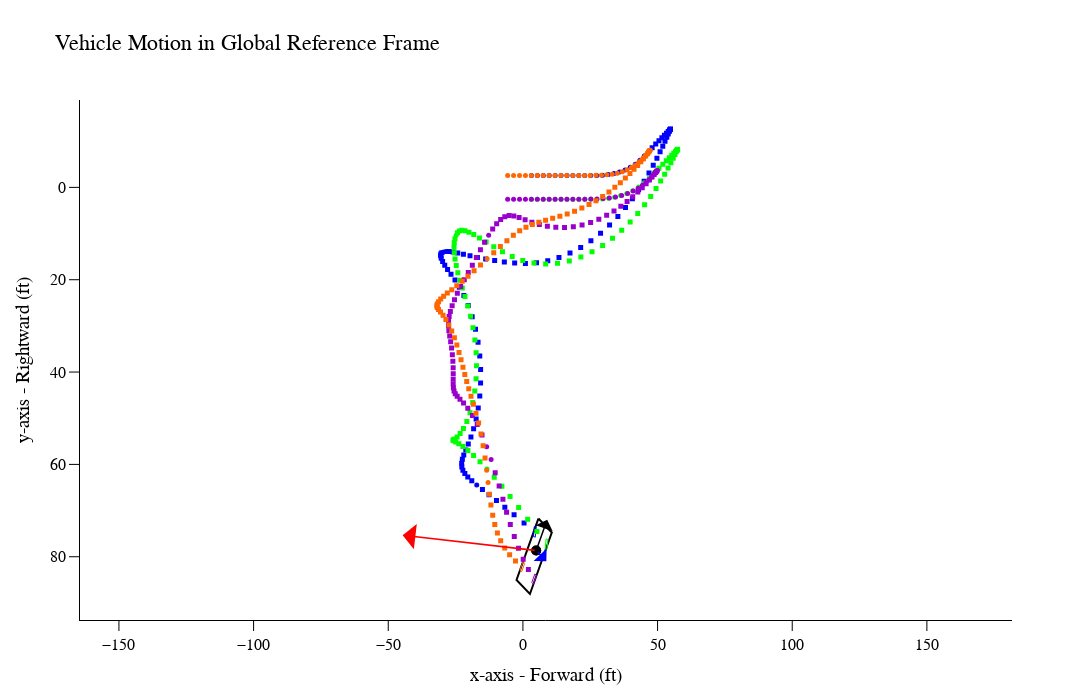

The cell this chart's notebook holds for it:
### Code cell
run.global_motion(109)

### Figure 1 — Plotly figure (JSON) as saved in the notebook; plotly's stock layout.template omitted (floating-point values rounded to 4 significant figures)
{"data": [{"line": {"color": "rgb(0, 0, 0)", "width": 2}, "mode": "lines", "name": "body", "type": "scatter", "x": [5.747, 10.73, 2.605, -2.373, 5.747], "y": [71.73, 74.77, 88.07, 85.03, 71.73]}, {"line": {"color": "rgb(0, 0, 255)", "width": 1}, "mode": "lines", "name": "LF", "type": "scatter", "x": [4.216, 4.916, 4.583, 3.883, 4.216], "y": [73.48, 73.59, 75.75, 75.64, 73.48]}, {"line": {"color": "rgb(0, 255, 0)", "width": 1}, "mode": "lines", "name": "RF", "type": "scatter", "x": [8.59, 9.29, 8.957, 8.257, 8.59], "y": [76.16, 76.26, 78.42, 78.31, 76.16]}, {"line": {"color": "rgb(153, 0, 204)", "width": 1}, "mode": "lines", "name": "RR", "type": "scatter", "x": [4.437, 5.042, 3.904, 3.299, 4.437], "y": [83.71, 84.08, 85.94, 85.57, 83.71]}, {"line": {"color": "rgb(255, 102, 0)", "width": 1}, "mode": "lines", "name": "LR", "type": "scatter", "x": [0.06289, 0.6674, -0.4703, -1.075, 0.06289], "y": [81.04, 81.41, 83.27, 82.9, 81.04]}, {"customdata": [10.9, 10.9], "hovertemplate": "<b>x</b>:%{x:.1f}<br><b>Y</b>: %{y:.1f}<br><b>time</b>: %{customdata:.3f}", "marker": {"color": "rgb(0, 0, 0)", "size": 10}, "mode": "markers", "name": "CG", "type": "scatter", "x": [4.932, 4.932], "y": [78.66, 78.66]}, {"marker": {"color": "rgb(0, 0, 255)", "size": 5, "symbol": ["circle", "circle", "circle", "circle", "circle", "circle", "circle", "circle", "circle", "circle", "circle", "circle", "circle", "circle", "circle", "circle", "circle", "circle", "circle", "circle", "circle", "circle", "square-x", "square-x", "square-x", "square-x", "square-x", "square-x", "square-x", "square-x", "square-x", "square-x", "square-x", "square-x", "square-x", "square-x", "square-x", "square-x", "square-x", "square-x", "square-x", "square-x", "square-x", "square-x", "square-x", "square-x", "square-x", "square-x", "square-x", "square-x", "square-x", "square-x", "square-x", "square-x", "square-x", "square-x", "square-x", "square-x", "square-x", "square-x", "square-x", "square-x", "square-x", "square-x", "square-x", "square-x", "square-x", "circle", "circle", "square-x", "square-x", "square-x", "square-x", "square-x", "square-x", "square-x", "square-x", "square-x", "square-x", "square-x", "square-x", "square-x", "square-x", "square-x", "square-x", "square-x", "square-x", "square-x", "square-x", "square-x", "square-x", "square-x", "square-x", "square-x", "square-x", "square-x", "square-x", "square-x", "square-x", "square-x", "square-x", "square-x", "circle", "square-x", "square-x", "square-x", "square-x", "square-x", "square-x"]}, "mode": "markers", "name": "LF", "type": "scatter", "x": [3.175, 5.375, 7.575, 9.775, 11.98, 14.18, 16.38, 18.58, 20.78, 22.98, 25.18, 27.37, 29.55, 31.71, 33.83, 35.9, 37.91, 39.86, 41.71, 43.45, 45.06, 46.58, 48.0, 49.31, 50.52, 51.59, 52.53, 53.32, 53.95, 54.4, 54.68, 54.8, 54.76, 54.6, 54.34, 53.96, 53.44, 52.76, 51.93, 50.94, 49.76, 48.39, 46.81, 45.0, 42.95, 40.66, 38.1, 35.27, 32.18, 28.83, 25.25, 21.45, 17.48, 13.39, 9.223, 5.05, 0.9335, -3.066, -6.89, -10.49, -13.83, -16.9, -19.65, -22.08, -24.2, -25.98, -27.41, -28.55, -29.47, -30.14, -30.5, -30.56, -30.32, -29.8, -29.02, -27.97, -26.69, -25.22, -23.6, -21.92, -20.3, -18.84, -17.6, -16.66, -16.02, -15.71, -15.71, -16.02, -16.59, -17.37, -18.3, -19.3, -20.29, -21.2, -21.95, -22.48, -22.74, -22.68, -22.29, -21.56, -20.46, -18.98, -17.15, -15.03, -12.59, -9.816, -6.704, -3.28, 0.4298], "y": [-2.562, -2.562, -2.562, -2.562, -2.562, -2.562, -2.562, -2.562, -2.562, -2.562, -2.562, -2.575, -2.632, -2.769, -3.002, -3.336, -3.778, -4.339, -5.031, -5.865, -6.791, -7.722, -8.609, -9.415, -10.12, -10.74, -11.27, -11.72, -12.09, -12.36, -12.53, -12.62, -12.61, -12.46, -12.12, -11.59, -10.88, -9.991, -8.93, -7.7, -6.312, -4.777, -3.113, -1.339, 0.5194, 2.434, 4.373, 6.296, 8.166, 9.937, 11.57, 13.01, 14.24, 15.21, 15.91, 16.33, 16.48, 16.4, 16.16, 15.86, 15.52, 15.16, 14.8, 14.47, 14.19, 13.99, 13.88, 13.88, 13.97, 14.13, 14.4, 14.81, 15.37, 16.06, 16.87, 17.78, 18.82, 20.08, 21.6, 23.44, 25.59, 28.04, 30.72, 33.56, 36.5, 39.46, 42.38, 45.18, 47.8, 50.18, 52.28, 54.08, 55.6, 56.88, 57.96, 58.91, 59.76, 60.54, 61.27, 61.99, 62.74, 63.55, 64.45, 65.45, 66.57, 67.84, 69.29, 70.91, 72.69]}, {"marker": {"color": "rgb(0, 255, 0)", "size": 5, "symbol": ["circle", "circle", "circle", "circle", "circle", "circle", "circle", "circle", "circle", "circle", "circle", "circle", "circle", "circle", "circle", "circle", "circle", "circle", "circle", "circle", "square-x", "square-x", "square-x", "square-x", "square-x", "square-x", "square-x", "square-x", "square-x", "square-x", "square-x", "square-x", "square-x", "square-x", "square-x", "square-x", "square-x", "square-x", "square-x", "square-x", "square-x", "square-x", "square-x", "square-x", "square-x", "square-x", "square-x", "square-x", "square-x", "square-x", "square-x", "square-x", "square-x", "square-x", "square-x", "square-x", "square-x", "square-x", "square-x", "square-x", "square-x", "square-x", "square-x", "square-x", "square-x", "square-x", "square-x", "circle", "square-x", "square-x", "square-x", "square-x", "square-x", "square-x", "square-x", "square-x", "square-x", "square-x", "square-x", "square-x", "square-x", "square-x", "square-x", "square-x", "square-x", "square-x", "square-x", "square-x", "square-x", "square-x", "square-x", "square-x", "square-x", "square-x", "square-x", "square-x", "square-x", "square-x", "square-x", "square-x", "square-x", "square-x", "circle", "square-x", "square-x", "square-x", "square-x", "square-x", "square-x"]}, "mode": "markers", "name": "RF", "type": "scatter", "x": [3.175, 5.375, 7.575, 9.775, 11.98, 14.18, 16.38, 18.58, 20.78, 22.98, 25.18, 27.38, 29.59, 31.82, 34.07, 36.32, 38.57, 40.79, 42.96, 45.06, 47.04, 48.85, 50.49, 51.95, 53.23, 54.34, 55.27, 56.02, 56.61, 57.05, 57.33, 57.45, 57.42, 57.24, 56.92, 56.45, 55.79, 54.95, 53.9, 52.64, 51.15, 49.43, 47.44, 45.19, 42.65, 39.82, 36.69, 33.28, 29.6, 25.67, 21.53, 17.23, 12.85, 8.447, 4.118, -0.05025, -3.972, -7.574, -10.81, -13.66, -16.14, -18.26, -20.03, -21.49, -22.68, -23.62, -24.3, -24.8, -25.22, -25.49, -25.57, -25.48, -25.2, -24.76, -24.15, -23.4, -22.52, -21.52, -20.47, -19.45, -18.54, -17.82, -17.37, -17.22, -17.39, -17.87, -18.63, -19.64, -20.81, -22.07, -23.31, -24.42, -25.29, -25.83, -25.96, -25.67, -24.94, -23.8, -22.28, -20.43, -18.31, -15.93, -13.35, -10.64, -7.798, -4.772, -1.579, 1.755, 5.211], "y": [2.562, 2.562, 2.562, 2.562, 2.562, 2.562, 2.562, 2.562, 2.562, 2.562, 2.562, 2.55, 2.493, 2.354, 2.117, 1.771, 1.305, 0.7011, -0.0619, -1.0, -2.06, -3.127, -4.13, -5.02, -5.777, -6.413, -6.94, -7.37, -7.711, -7.972, -8.15, -8.238, -8.226, -8.067, -7.693, -7.105, -6.325, -5.354, -4.197, -2.866, -1.38, 0.2416, 1.973, 3.782, 5.635, 7.49, 9.302, 11.02, 12.59, 13.97, 15.09, 15.92, 16.42, 16.57, 16.36, 15.82, 15.0, 13.96, 12.86, 11.83, 10.94, 10.22, 9.69, 9.377, 9.292, 9.437, 9.807, 10.38, 11.12, 11.98, 12.99, 14.16, 15.48, 16.94, 18.49, 20.09, 21.79, 23.63, 25.67, 27.93, 30.4, 33.06, 35.83, 38.65, 41.44, 44.11, 46.59, 48.81, 50.69, 52.21, 53.33, 54.07, 54.49, 54.68, 54.77, 54.89, 55.14, 55.54, 56.14, 56.99, 58.09, 59.43, 61.01, 62.79, 64.76, 66.94, 69.32, 71.87, 74.54]}, {"marker": {"color": "rgb(153, 0, 204)", "size": 5, "symbol": ["circle", "circle", "circle", "circle", "circle", "circle", "circle", "circle", "circle", "circle", "circle", "circle", "circle", "circle", "circle", "circle", "circle", "circle", "circle", "circle", "circle", "circle", "circle", "circle", "circle", "circle", "circle", "circle", "circle", "circle", "circle", "circle", "circle", "square-x", "square-x", "square-x", "square-x", "square-x", "square-x", "square-x", "square-x", "square-x", "square-x", "square-x", "square-x", "square-x", "square-x", "square-x", "square-x", "square-x", "square-x", "square-x", "square-x", "square-x", "square-x", "square-x", "square-x", "square-x", "square-x", "square-x", "square-x", "square-x", "square-x", "circle", "square-x", "square-x", "square-x", "square-x", "square-x", "square-x", "square-x", "square-x", "square-x", "square-x", "square-x", "square-x", "square-x", "square-x", "square-x", "square-x", "square-x", "square-x", "square-x", "square-x", "square-x", "square-x", "square-x", "square-x", "square-x", "square-x", "square-x", "square-x", "square-x", "square-x", "square-x", "square-x", "square-x", "square-x", "circle", "circle", "square-x", "square-x", "square-x", "square-x", "square-x", "square-x", "square-x", "square-x", "square-x"]}, "mode": "markers", "name": "RR", "type": "scatter", "x": [-5.658, -3.458, -1.258, 0.9417, 3.142, 5.342, 7.542, 9.742, 11.94, 14.14, 16.34, 18.54, 20.76, 22.99, 25.24, 27.52, 29.8, 32.1, 34.4, 36.68, 38.88, 40.93, 42.77, 44.37, 45.74, 46.88, 47.8, 48.52, 49.07, 49.49, 49.78, 49.9, 49.86, 49.66, 49.29, 48.73, 47.95, 46.95, 45.74, 44.31, 42.65, 40.78, 38.68, 36.36, 33.83, 31.1, 28.2, 25.14, 21.97, 18.72, 15.45, 12.22, 9.083, 6.102, 3.333, 0.819, -1.415, -3.372, -5.111, -6.723, -8.259, -9.748, -11.22, -12.72, -14.24, -15.78, -17.28, -18.78, -20.29, -21.77, -23.13, -24.35, -25.4, -26.27, -26.94, -27.4, -27.63, -27.64, -27.48, -27.18, -26.83, -26.48, -26.19, -26.0, -25.9, -25.88, -25.89, -25.89, -25.81, -25.57, -25.12, -24.4, -23.38, -22.04, -20.46, -18.74, -16.97, -15.18, -13.44, -11.81, -10.29, -8.828, -7.418, -6.063, -4.681, -3.209, -1.626, 0.1074, 2.029], "y": [2.562, 2.562, 2.562, 2.562, 2.562, 2.562, 2.562, 2.562, 2.562, 2.562, 2.562, 2.562, 2.558, 2.549, 2.532, 2.498, 2.431, 2.306, 2.097, 1.78, 1.339, 0.7857, 0.1627, -0.4758, -1.093, -1.679, -2.226, -2.713, -3.113, -3.402, -3.575, -3.656, -3.65, -3.52, -3.241, -2.818, -2.264, -1.592, -0.81, 0.06725, 1.021, 2.03, 3.066, 4.102, 5.105, 6.043, 6.882, 7.591, 8.14, 8.507, 8.678, 8.648, 8.431, 8.054, 7.566, 7.033, 6.541, 6.192, 6.108, 6.363, 6.961, 7.866, 9.028, 10.39, 11.9, 13.5, 15.18, 16.85, 18.45, 19.99, 21.48, 22.92, 24.32, 25.64, 26.87, 27.97, 28.99, 30.0, 31.05, 32.19, 33.45, 34.81, 36.24, 37.68, 39.08, 40.39, 41.56, 42.56, 43.4, 44.1, 44.68, 45.24, 45.87, 46.7, 47.86, 49.41, 51.34, 53.61, 56.17, 58.94, 61.8, 64.69, 67.56, 70.34, 73.02, 75.63, 78.15, 80.54, 82.78]}, {"marker": {"color": "rgb(255, 102, 0)", "size": 5, "symbol": ["circle", "circle", "circle", "circle", "circle", "circle", "circle", "circle", "circle", "circle", "circle", "circle", "circle", "circle", "circle", "circle", "circle", "circle", "circle", "circle", "circle", "circle", "circle", "circle", "circle", "circle", "circle", "circle", "circle", "circle", "circle", "circle", "circle", "square-x", "square-x", "square-x", "square-x", "square-x", "square-x", "square-x", "square-x", "square-x", "square-x", "square-x", "square-x", "square-x", "square-x", "square-x", "square-x", "square-x", "square-x", "square-x", "square-x", "square-x", "square-x", "square-x", "square-x", "square-x", "square-x", "square-x", "square-x", "square-x", "square-x", "circle", "square-x", "square-x", "square-x", "square-x", "square-x", "square-x", "square-x", "square-x", "square-x", "square-x", "square-x", "square-x", "square-x", "square-x", "square-x", "square-x", "square-x", "square-x", "square-x", "square-x", "square-x", "square-x", "square-x", "square-x", "square-x", "square-x", "square-x", "square-x", "square-x", "square-x", "square-x", "square-x", "square-x", "square-x", "circle", "circle", "square-x", "square-x", "square-x", "square-x", "square-x", "square-x", "square-x", "square-x", "square-x"]}, "mode": "markers", "name": "LR", "type": "scatter", "x": [-5.658, -3.458, -1.258, 0.9417, 3.142, 5.342, 7.542, 9.742, 11.94, 14.14, 16.34, 18.54, 20.72, 22.88, 25.0, 27.09, 29.15, 31.17, 33.14, 35.06, 36.91, 38.66, 40.28, 41.74, 43.03, 44.14, 45.06, 45.82, 46.4, 46.84, 47.12, 47.24, 47.2, 47.02, 46.71, 46.24, 45.59, 44.77, 43.78, 42.61, 41.26, 39.74, 38.04, 36.17, 34.14, 31.94, 29.6, 27.13, 24.55, 21.89, 19.17, 16.44, 13.72, 11.04, 8.437, 5.919, 3.491, 1.136, -1.193, -3.55, -5.947, -8.381, -10.84, -13.3, -15.75, -18.14, -20.4, -22.53, -24.55, -26.42, -28.06, -29.43, -30.53, -31.32, -31.8, -31.97, -31.81, -31.34, -30.6, -29.66, -28.59, -27.49, -26.43, -25.44, -24.53, -23.72, -22.97, -22.27, -21.58, -20.87, -20.1, -19.28, -18.37, -17.41, -16.45, -15.56, -14.76, -14.06, -13.46, -12.94, -12.44, -11.88, -11.22, -10.45, -9.476, -8.253, -6.75, -4.928, -2.752], "y": [-2.562, -2.562, -2.562, -2.562, -2.562, -2.562, -2.562, -2.562, -2.562, -2.562, -2.562, -2.563, -2.567, -2.574, -2.587, -2.609, -2.652, -2.734, -2.873, -3.085, -3.392, -3.809, -4.317, -4.871, -5.439, -6.006, -6.56, -7.068, -7.489, -7.787, -7.959, -8.038, -8.034, -7.914, -7.668, -7.299, -6.816, -6.229, -5.543, -4.767, -3.911, -2.989, -2.019, -1.02, -0.0109, 0.987, 1.953, 2.868, 3.714, 4.478, 5.154, 5.74, 6.247, 6.693, 7.11, 7.537, 8.024, 8.63, 9.413, 10.39, 11.54, 12.81, 14.14, 15.48, 16.79, 18.05, 19.25, 20.34, 21.31, 22.15, 22.89, 23.57, 24.2, 24.76, 25.25, 25.66, 26.03, 26.45, 26.99, 27.7, 28.64, 29.79, 31.12, 32.59, 34.15, 35.74, 37.35, 38.94, 40.51, 42.07, 43.63, 45.25, 46.98, 48.9, 51.05, 53.42, 55.97, 58.61, 61.29, 63.94, 66.45, 68.81, 71.0, 73.0, 74.83, 76.54, 78.12, 79.59, 80.93]}], "layout": {"annotations": [{"arrowcolor": "rgb(255, 0, 0)", "arrowhead": 1, "arrowsize": 2.5, "arrowwidth": 1.7, "ax": 4.932, "axref": "x", "ay": 78.66, "ayref": "y", "showarrow": true, "text": "", "x": -44.65, "xref": "x", "y": 75.33, "yref": "y"}, {"arrowcolor": "rgb(0, 0, 0)", "arrowhead": 1, "arrowsize": 2, "arrowwidth": 1.5, "ax": 4.932, "axref": "x", "ay": 78.66, "ayref": "y", "showarrow": true, "text": "", "x": 9.018, "xref": "x", "y": 71.97, "yref": "y"}, {"arrowcolor": "rgb(0, 0, 255)", "arrowhead": 1, "arrowsize": 2, "arrowwidth": 1.5, "ax": 4.932, "axref": "x", "ay": 78.66, "ayref": "y", "showarrow": true, "text": "", "x": 8.702, "xref": "x", "y": 80.96, "yref": "y"}], "autosize": false, "font": {"color": "black", "family": "Arial", "size": 16}, "height": 700, "showlegend": false, "title": {"text": "Vehicle Motion in Global Reference Frame"}, "width": 1200, "xaxis": {"linecolor": "black", "linewidth": 1, "showgrid": false, "showline": true, "tickcolor": "black", "ticklen": 10, "ticks": "outside", "tickwidth": 1, "title": {"text": "x-axis - Forward (ft)"}, "zeroline": false}, "yaxis": {"autorange": "reversed", "linecolor": "black", "linewidth": 1, "scaleanchor": "x", "scaleratio": 1.714, "showgrid": false, "showline": true, "tickcolor": "black", "ticklen": 10, "ticks": "outside", "tickwidth": 1, "title": {"text": "y-axis - Rightward (ft)"}, "zeroline": false}}}
